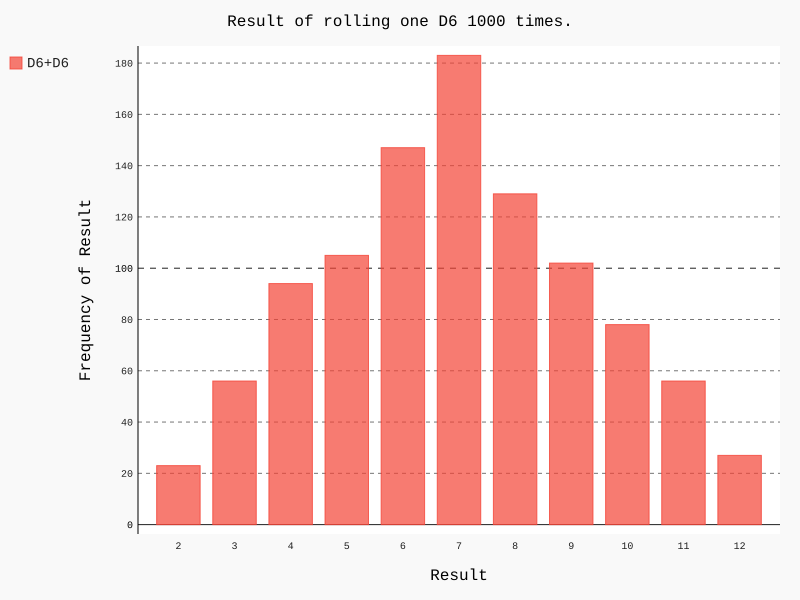

Recreate this plot in Python.
from die import Die
import pygal
# from datetime import datetime


die_1 = Die()
die_2 = Die()

# results = []
# num = [0, 0, 0, 0, 0, 0]
# print(datetime.now())
#
# for roll_num in range(1000):
#     result = die.roll()
#     results.append(result)
#     num[result-1] += 1
#
# print(datetime.now())
# print(num)


# 掷几次骰子，并将结果存储在一个列表中
results = []

for roll_num in range(1000):
    result = die_1.roll() + die_2.roll()
    results.append(result)
# 分析结果
frequencies = []
max_result = die_1.num_sides + die_2.num_sides
for value in range(2, max_result+1):
    frequency = results.count(value)
    frequencies.append(frequency)

hist = pygal.Bar()

hist.title = "Result of rolling one D6 1000 times."
print(frequencies)
hist.x_labels = ['2', '3', '4', '5', '6', '7', '8', '9', '10', '11', '12']
hist.x_title = "Result"
hist.y_title = "Frequency of Result"

hist.add('D6+D6', frequencies)
hist.render_to_file('die_visual.svg')
